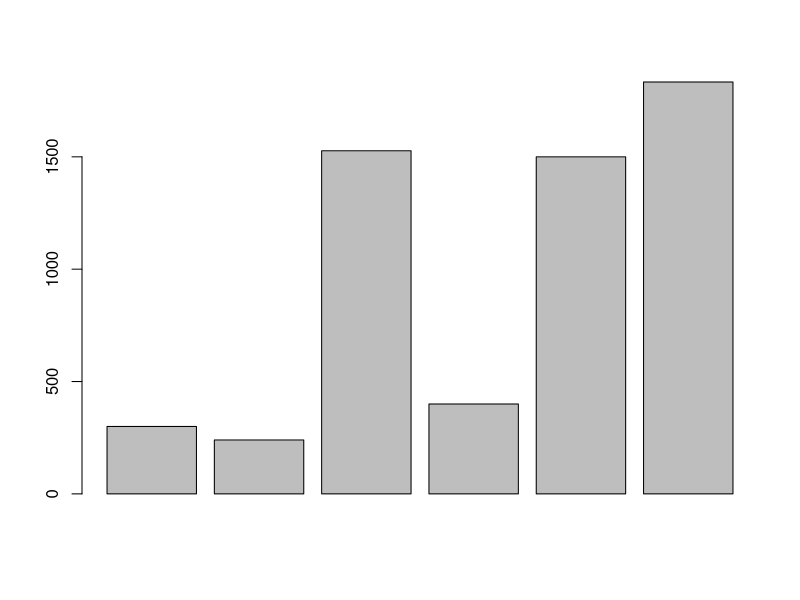
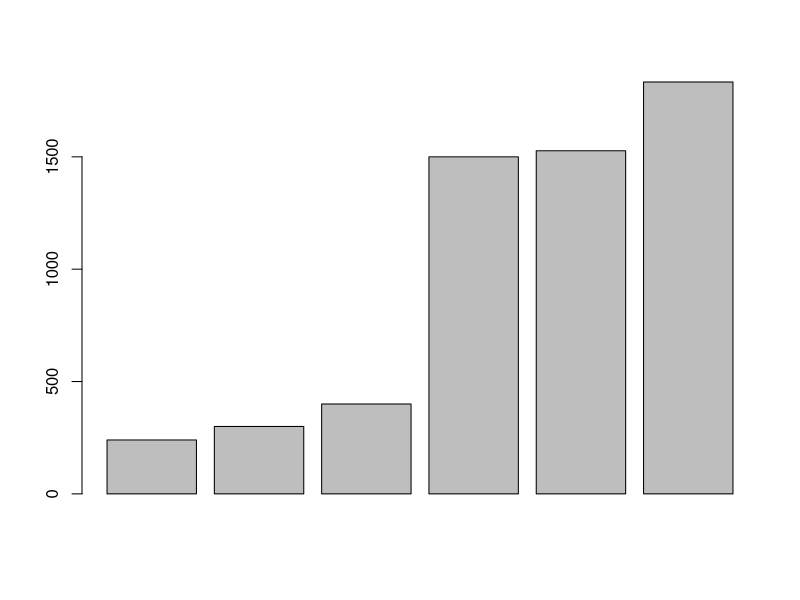
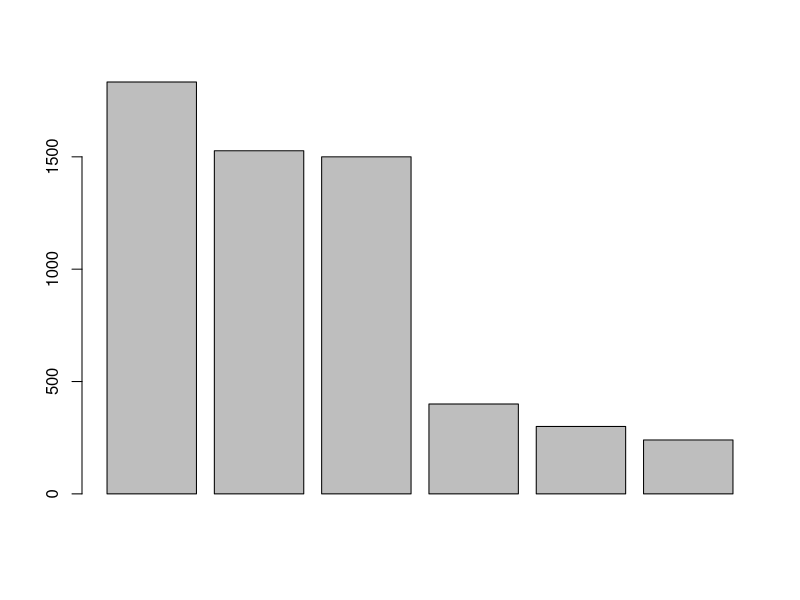
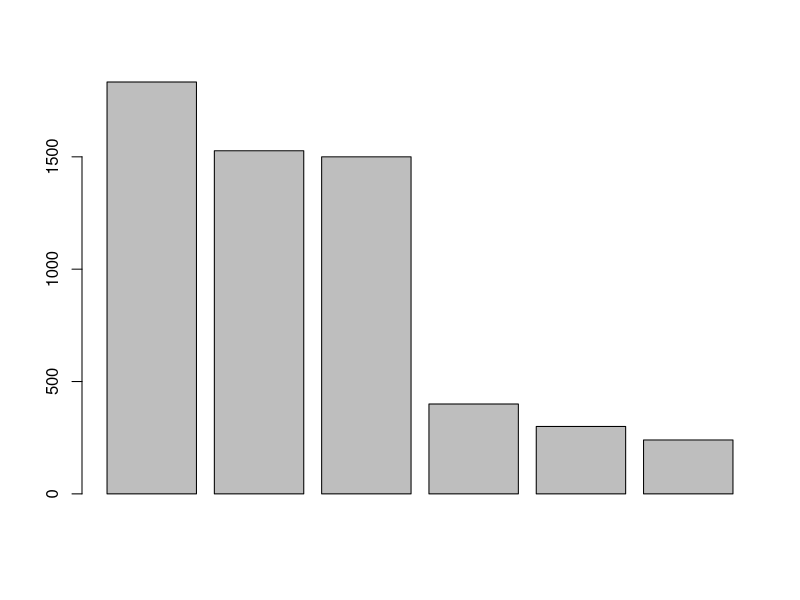
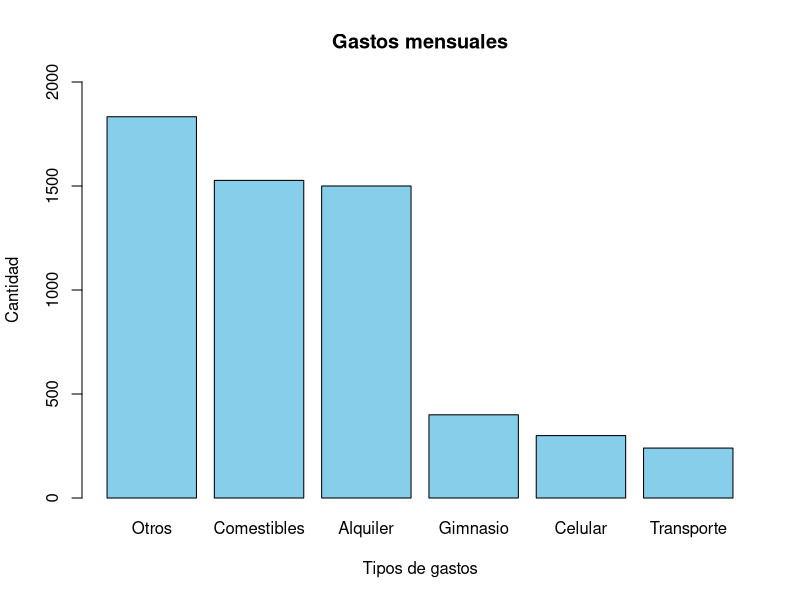

Source code (R) for these figures, in order:
# Laboratorio 1 
# María Ramirez 
# 1965814
# 01/09/25


# Parte I R y Rstudio  ----------------------------------------------------

# Primer contacto con R 

# Gastos totales 
300+240+1527+400+1500+1833


# Se crearon objetos para almacenar los valores utilizados
celular <- 300
celular # Verificación del valor del objeto creado
transporte <- 240
comestibles <- 1527
gimnasio <- 400
alquiler <- 1500
otros <- 1833
5800*5*2

# Funciones 
abs(10)
abs(-4)
sqrt(9)
log(2)


# Revsión de como hacer comentarios en R.
# Este es un comentario 

# Prueba de R como calculadora 
2*9
4+5 #Este es un comentario de prueba

# R distingue entre las mayúsculas y minúsculas 
celular <- 300
Celular <--300
CELULAR <- 8000

celular+Celular
CELULAR-celular

# Para obtener ayuda con fucniones en R.
help(abs)
help(mean)
?mean
help.search("absolute")


# Autoevaluación ----------------------------------------------------------


# Creación de objeto 
gastos <- c(celular, transporte, comestibles, gimnasio, alquiler, otros)

gastos

barplot(gastos)

sort(gastos)

# Creación de grafico (Barplot)
barplot(sort(gastos))
sort(gastos, decreasing = TRUE)        
barplot(sort(gastos, decreasing = TRUE))

gastos_ordenador <- sort(gastos, decreasing = TRUE)
barplot(gastos_ordenador)
?name

# Cración de grafico con titulo y leyenda. 
names(gastos_ordenador) <- c("Otros","Comestibles", "Alquiler", "Gimnasio",
                             "Celular","Transporte")

barplot(gastos_ordenador, main = "Gastos mensuales", xlab = "Tipos de gastos", 
        ylab = "Cantidad", ylim = c(0, 2000), 
        names.arg = names(gastos_ordenador), col = "skyblue")
 


# Parte II Variables  -----------------------------------------------------

# Problema 1

# Identifique el tipo de variable (cualitativa o cuantitativa) para la lista 
# de preguntas de una encuesta aplicada a estudiantes universitarios en una 
# clase de estadística:
  
  # Nombre de estudiante. - Cualitativa
  # Fecha de nacimiento (p. Ej., 21/10/1995). - Cuantitativa 
  # Edad (en años). - Cuantitativa 
  # Dirección de casa (por ejemplo, 1234 Ave. Alamo). - Cualitativa 
  # Número de teléfono (por ejemplo, 510-123-4567).-  CUalitativa 
  # Área principal de estudio. - Cualitativa 
  # Grado de año universitario: primer año, segundo año, tercer año, último año.
  # - Cualitativa 
  # Puntaje en la prueba de mitad de período (basado en 100 puntos posibles).
  # - Cuantitativa 
  # Calificación general: A, B, C, D, F. - Cualitativa 
  # Tiempo (en minutos) para completar la prueba final de MCF 202.- Cuantitativa 
  # Numero de hermanos.- Cuantitativa 

# Problema 2 

# Elija un objeto (cualquier objeto, por ejemplo, animales, plantas, países, 
# instituciones, etc.) y obtenga una lista de 14 variables: 7 cuantitativas
# y 7 categóricas.

variables <- data.frame(Variables = c("Población total","PIB per capita",
    "Superficie territorial","Esperanza vida","Tasa alfabetización",
    "Num. aeropuertos","Consumo energía","Nombre país", "Continente",
    "Sistema gobierno","Idioma oficial","Nivel desarrollo",
    "Religion mayoritaría","Membresia organismos"),Tipo = c(
      rep("Cuantitativa", 7),rep("Cualitativa", 7)))

print(variables)


# Problema 3 

# Considere una variable con valores numéricos que describen formas electrónicas 
# de expresar opiniones personales: 1 = Twitter; 2 = correo electrónico;
# 3 = mensaje de texto; 4 = Facebook; 5 = blog. ¿Es esta una variable 
# cuantitativa o cualitativa? Explique.

# Respuesta: Es una variable cualitativa dado que representa 
# distintos medios electrónicos de comunicación como categorías esto, sin orden 
# numérico real, aunque se hayan codificado con números para simplificar 
# su registro.


# Problema 4 

# Para cada pregunta de investigación, (1) identifique a los individuos de 
# interés (el grupo o grupos que se están estudiando), (2) identifique la (s),
# datos y (3) determine si cada variable es categórico o cuantitativo variable 
# (s) (la característica sobre la que recopilaríamos).                                                                                                                                             

# 1. ¿Cuál es la cantidad promedio de horas que los estudiantes de universidades 
# públicas trabajan cada semana?
# - Los individuos de interés son los estudiantes de unviversidades publicas.
# - Variable: Horas trabajadas por semana. 
# - Tipo de variables: Cuantitativa.


# 2. ¿Qué proporción de todos los estudiantes universitarios de México están 
# inscritos en una universidad pública?
# - Los individuos de interés son los Estudiantes universitarios de México. 
# - Variable: Tipo de universidad (pública o privada).
# - Tipo de variable: Cualitativa.


# 3. En los universidades públicas, ¿las estudiantes femeninas tienen un 
# promedio de CENEVAL más alto que los estudiantes varones?
# - Los indiduos de interes son los estudiantes de universidades públicas
#   en México 
# - Variable: Sexo (Femenino/masculino) y Puntaje de Ceneval. 
# - Tipo de vairable: Sexo (Cualitativa) y Puntaje (Cuantitativa).


# 4. ¿Es más probable que los atletas universitarios reciban asesoramiento 
# académico que los atletas no universitarios?
# - Individuos de interés son los Estudiantes universitatrios
# (atletas y no atletas).
# - Variable: Condición del atleta y Recepción de asesoramiento académico. 
# - Tipo de variable: Condición (Cualitativa) y Recepción (Cualitativa).


# 5. Si reuniéramos datos para responder a las preguntas de la investigación 
# anterior, ¿qué datos podrían analizarse mediante un histograma?
# ¿Cómo lo sabes?.
# - El histograma es utilizado para variables cuantitativas. 
# - De los datos anteriores, se pueden analizar: Las horas trabajadas por semana 
#   y el Puntaje de CENEVAL. 
# - Esto se debe a que un histograma representa la distribución de frecuencias
#   de datos númericos. 



       